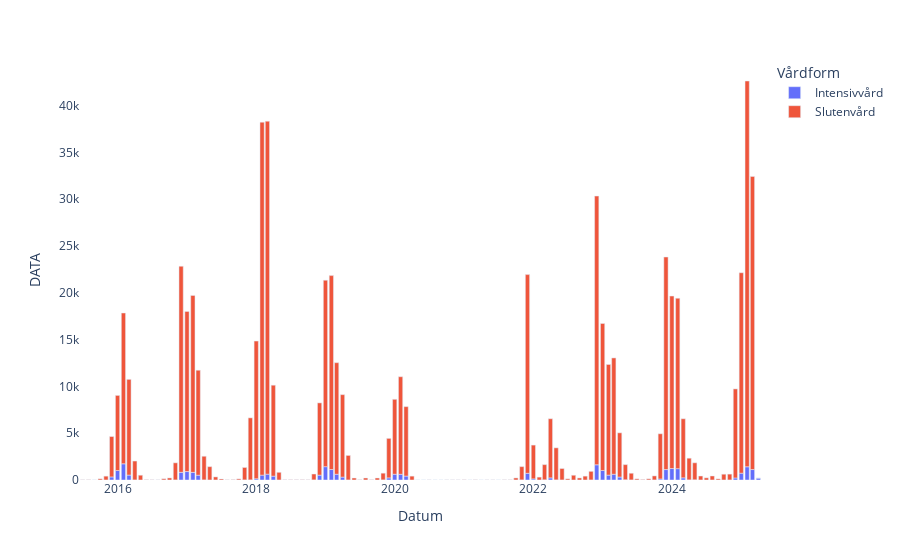

Notebook source saved alongside this figure:
### Code cell
fig = px.bar(df_summerad, x="Datum", y="DATA",color="Vårdform")

fig.update_layout(plot_bgcolor="white", hovermode="x unified")

fig.show()
